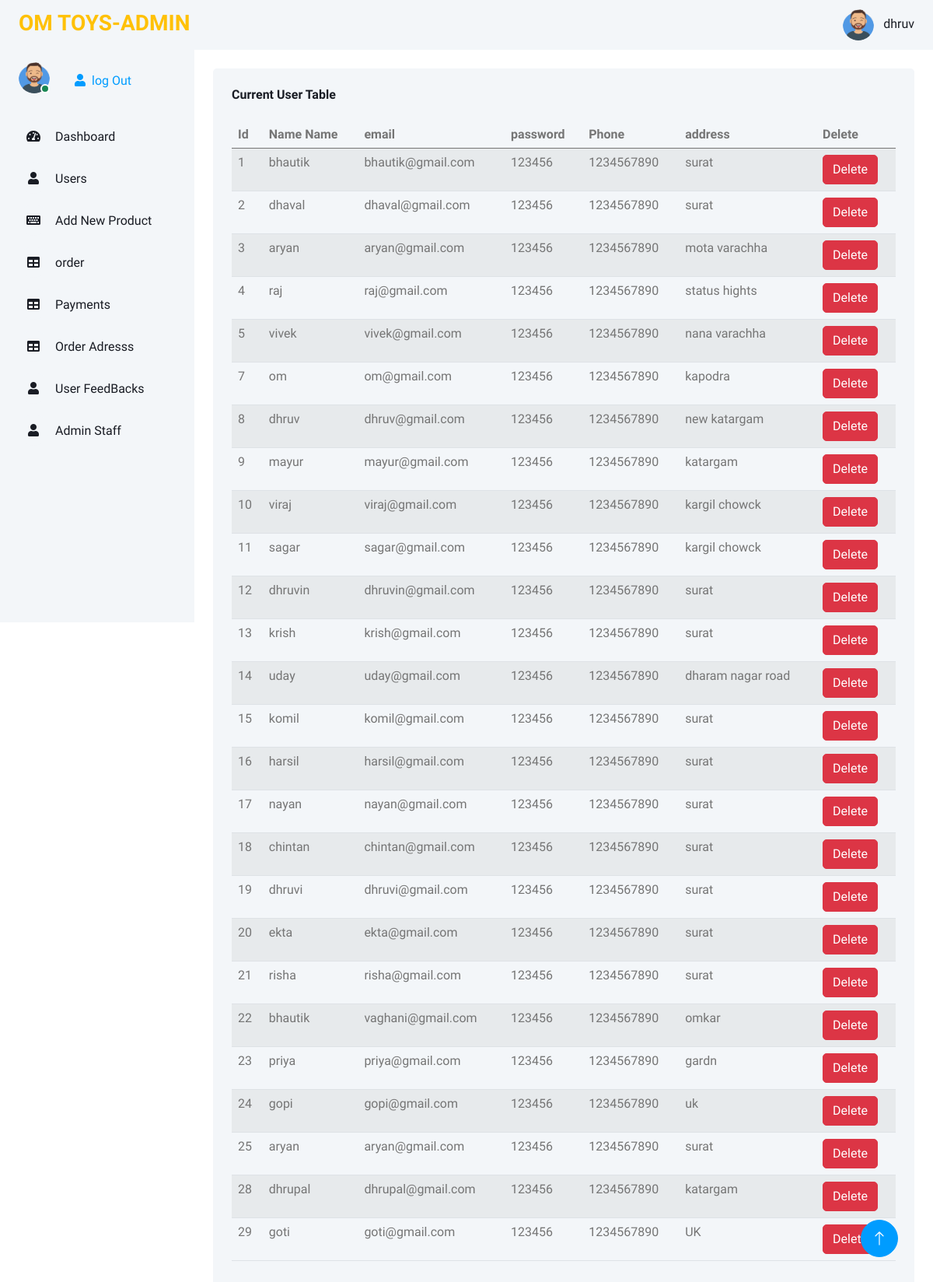
Screenshot of /admin/user.php (signed in) with the database file from the repository.
### tables this page shows
CREATE TABLE `users` (
  `user_id` int(11) NOT NULL,
  `user_name` varchar(255) NOT NULL,
  `email` varchar(255) NOT NULL,
  `pwd` varchar(255) NOT NULL,
  `phone` varchar(255) DEFAULT NULL,
  `addres` varchar(255) DEFAULT NULL
);

### admin/user.php (the view, shortened to what this page needs)
<?php
$con = mysqli_connect("localhost", "root", "", "ecoomerce");
$q = "select * from users";
$rq = mysqli_query($con, $q);
?>
<!DOCTYPE>
<html>
<head>
    <link href="https://cdnjs.cloudflare.com/ajax/libs/font-awesome/5.10.0/css/all.min.css" rel="stylesheet">
    <link href="https://cdn.jsdelivr.net/npm/bootstrap-icons@1.4.1/font/bootstrap-icons.css" rel="stylesheet">
    <link href="lib/owlcarousel/assets/owl.carousel.min.css" rel="stylesheet">
    <link href="lib/tempusdominus/css/tempusdominus-bootstrap-4.min.css" rel="stylesheet" />
    <link href="css/bootstrap.min.css" rel="stylesheet">
    <link href="css/style.css" rel="stylesheet">
</head>
<body>
    <div class="container-xxl position-relative bg-white d-flex p-0">
    <?php
    require 'saidPath.php';
    ?>
    <div class="content">
        <nav class="navbar navbar-expand bg-light navbar-light sticky-top px-4 py-0">
            <div class="navbar-nav align-items-center ms-auto">
                <div class="nav-item ">
                    <a href="#" class="nav-link ">
                        <img class="rounded-circle me-lg-2" src="img/AVATAR.png" alt="" style="width: 40px; height: 40px;">
                        <span class="d-none d-lg-inline-flex"><?php echo $_SESSION['admin_name']; ?></span>
                    </a>
                </div>
            </div>
        </nav>
        <div class="container-fluid pt-4 px-4">
            <div class="row g-4">
                <div class="col-12">
                    <div class="bg-light rounded h-100 p-4">
                        <h6 class="mb-4"> Current User Table</h6>
                        <div class="table-responsive">
                            <table class="table table-striped">
                                <thead>
                                    <tr>
                                        <th scope="col">Id</th>
                                        <th scope="col">Name Name</th>
                                        <th scope="col">email</th>
                                        <th scope="col">password</th>
                                        <th scope="col">Phone</th>
                                        <th scope="col">address</th>
                                        <th scope="col">Delete</th>
                                    </tr>
                                </thead>
                                <tbody>
                                    <?php
                                    if (mysqli_num_rows($rq) > 0) {
                                        while ($row = mysqli_fetch_assoc($rq)) {
                                    ?>
                                            <tr>
                                                <td><?= $row['user_id'] ?></td>
                                                <td><?= $row['user_name'] ?></td>
                                                <td><?= $row['email'] ?></td>
                                                <td><?= $row['pwd'] ?></td>
                                                <td><?= $row['phone'] ?></td>
                                                <td><?= $row['addres'] ?></td>
                                                <td><a href="form.php?uid=<?= $row['user_id'] ?>" class="btn btn-danger">Delete</a></td>
                                            </tr>
                                    <?php
                                        }
                                    }
                                    ?>
                                </tbody>
                            </table>
                        </div>
                    </div>
                </div>
            </div>
        </div>
    </div>
    <a href="#" class="btn btn-lg btn-primary btn-lg-square back-to-top"><i class="bi bi-arrow-up"></i></a>
    </div>
</body>
</html>

### admin/saidPath.php
<?php
echo '
<div class="sidebar pe-4 pb-3">
<nav class="navbar bg-light navbar-light">
    <a href="index.html" class="navbar-brand mx-4 mb-3">
        <h3 class="text-warning">OM TOYS-ADMIN</h3>
    </a>
    <div class="d-flex align-items-center ms-4 mb-4">
        <div class="position-relative">
            <img class="rounded-circle" src="img/AVATAR.png" alt="" style="width: 40px; height: 40px;">
            <div class="bg-success rounded-circle border border-2 border-white position-absolute end-0 bottom-0 p-1"></div>
        </div>
        <div class="ms-3">
        <h6><?php echo $_SESSION["admin_name"] ?></h6>
        <a href="adminlogout.php" class="nav-item nav-link"><i class="fa fa-user me-2"></i>log Out</a>
        </div>
    </div>
    <div class="navbar-nav w-100">
        <a href="index.php" class="nav-item nav-link"><i class="fa fa-tachometer-alt me-2"></i>Dashboard</a>
        <a href="user.php" class="nav-item nav-link"><i class="fa fa-user me-2"></i>Users</a>
        <!--<a href="product.php" class="nav-item nav-link"><i class="fa fa-keyboard me-2"></i>Live Product</a>--!>
        <a href="add_product.php" class="nav-item nav-link"><i class="fa fa-keyboard me-2"></i>Add New Product</a>
        <a href="order.php" class="nav-item nav-link"><i class="fa fa-table me-2"></i>order</a>
        <a href="payment.php" class="nav-item nav-link"><i class="fa fa-table fa-rupee  me-2"></i>Payments</a>
        <a href="order_address.php" class="nav-item nav-link"><i class="fa fa-table me-2"></i>Order Adresss</a>
        <a href="feedback.php" class="nav-item nav-link"><i class="fa fa-user me-2"></i>User FeedBacks</a>
        <a href="adminadd.php" class="nav-item nav-link"><i class="fa fa-user me-2"></i>Admin Staff</a>
    </div>
</nav>
</div>
';
?>

### admin/css/style.css (style rules this page uses)
:root { --primary: #009CFF; --light: #F3F6F9; --dark: #191C24; --orange:rgb(211, 211, 63); }
.back-to-top { position: fixed; display: none; right: 45px; bottom: 45px; z-index: 99; }
.btn { transition: .5s; }
.btn.btn-primary { color: #FFFFFF; }
.btn-lg-square { width: 48px; height: 48px; }
.btn-square, .btn-sm-square, .btn-lg-square { padding: 0; display: inline-flex; align-items: center; justify-content: center; font-weight: normal; border-radius: 50px; }
.sidebar { position: fixed; top: 0; left: 0; bottom: 0; width: 250px; height: 100vh; overflow-y: auto; background: var(--light); transition: 0.5s; z-index: 999; }
.content { margin-left: 250px; min-height: 100vh; background: #FFFFFF; transition: 0.5s; }
@media (min-width: 992px) { .sidebar { margin-left: 0; } }
@media (min-width: 992px) { .content { width: calc(100% - 250px); } }
.sidebar .navbar .navbar-nav .nav-link { padding: 7px 20px; color: var(--dark); font-weight: 500; border-left: 3px solid var(--light); border-radius: 0 30px 30px 0; outline: none; }
.sidebar .navbar .navbar-nav .nav-link i { width: 40px; height: 40px; display: inline-flex; align-items: center; justify-content: center; background: #F3F6F9; border-radius: 40px; }
.content .navbar .navbar-nav .nav-link { margin-left: 25px; padding: 12px 0; color: var(--dark); outline: none; }

### rows the page displays
users: user_id "1", user_name "bhautik", email "bhautik@gmail.com", pwd "123456", phone "1234567890", addres "surat"
users: user_id "2", user_name "dhaval", email "dhaval@gmail.com", pwd "123456", phone "1234567890", addres "surat"
users: user_id "3", user_name "aryan", email "aryan@gmail.com", pwd "123456", phone "1234567890", addres "mota varachha"
users: user_id "4", user_name "raj", email "raj@gmail.com", pwd "123456", phone "1234567890", addres "status hights"
users: user_id "5", user_name "vivek", email "vivek@gmail.com", pwd "123456", phone "1234567890", addres "nana varachha"
users: user_id "7", user_name "om", email "om@gmail.com", pwd "123456", phone "1234567890", addres "kapodra"
users: user_id "8", user_name "dhruv", email "dhruv@gmail.com", pwd "123456", phone "1234567890", addres "new katargam"
users: user_id "9", user_name "mayur", email "mayur@gmail.com", pwd "123456", phone "1234567890", addres "katargam"
users: user_id "10", user_name "viraj", email "viraj@gmail.com", pwd "123456", phone "1234567890", addres "kargil chowck"
users: user_id "11", user_name "sagar", email "sagar@gmail.com", pwd "123456", phone "1234567890", addres "kargil chowck"
users: user_id "12", user_name "dhruvin", email "dhruvin@gmail.com", pwd "123456", phone "1234567890", addres "surat"
users: user_id "13", user_name "krish", email "krish@gmail.com", pwd "123456", phone "1234567890", addres "surat"
users: user_id "14", user_name "uday", email "uday@gmail.com", pwd "123456", phone "1234567890", addres "dharam nagar road"
users: user_id "15", user_name "komil", email "komil@gmail.com", pwd "123456", phone "1234567890", addres "surat"
users: user_id "16", user_name "harsil", email "harsil@gmail.com", pwd "123456", phone "1234567890", addres "surat"
users: user_id "17", user_name "nayan", email "nayan@gmail.com", pwd "123456", phone "1234567890", addres "surat"
users: user_id "18", user_name "chintan", email "chintan@gmail.com", pwd "123456", phone "1234567890", addres "surat"
users: user_id "19", user_name "dhruvi", email "dhruvi@gmail.com", pwd "123456", phone "1234567890", addres "surat"
users: user_id "20", user_name "ekta", email "ekta@gmail.com", pwd "123456", phone "1234567890", addres "surat"
users: user_id "21", user_name "risha", email "risha@gmail.com", pwd "123456", phone "1234567890", addres "surat"
users: user_id "22", user_name "bhautik", email "vaghani@gmail.com", pwd "123456", phone "1234567890", addres "omkar"
users: user_id "23", user_name "priya", email "priya@gmail.com", pwd "123456", phone "1234567890", addres "gardn"
users: user_id "24", user_name "gopi", email "gopi@gmail.com", pwd "123456", phone "1234567890", addres "uk"
users: user_id "25", user_name "aryan", email "aryan@gmail.com", pwd "123456", phone "1234567890", addres "surat"
users: user_id "28", user_name "dhrupal", email "dhrupal@gmail.com", pwd "123456", phone "1234567890", addres "katargam"
users: user_id "29", user_name "goti", email "goti@gmail.com", pwd "123456", phone "1234567890", addres "UK"

### other values shown
$_SESSION['admin_name'] "dhruv"
